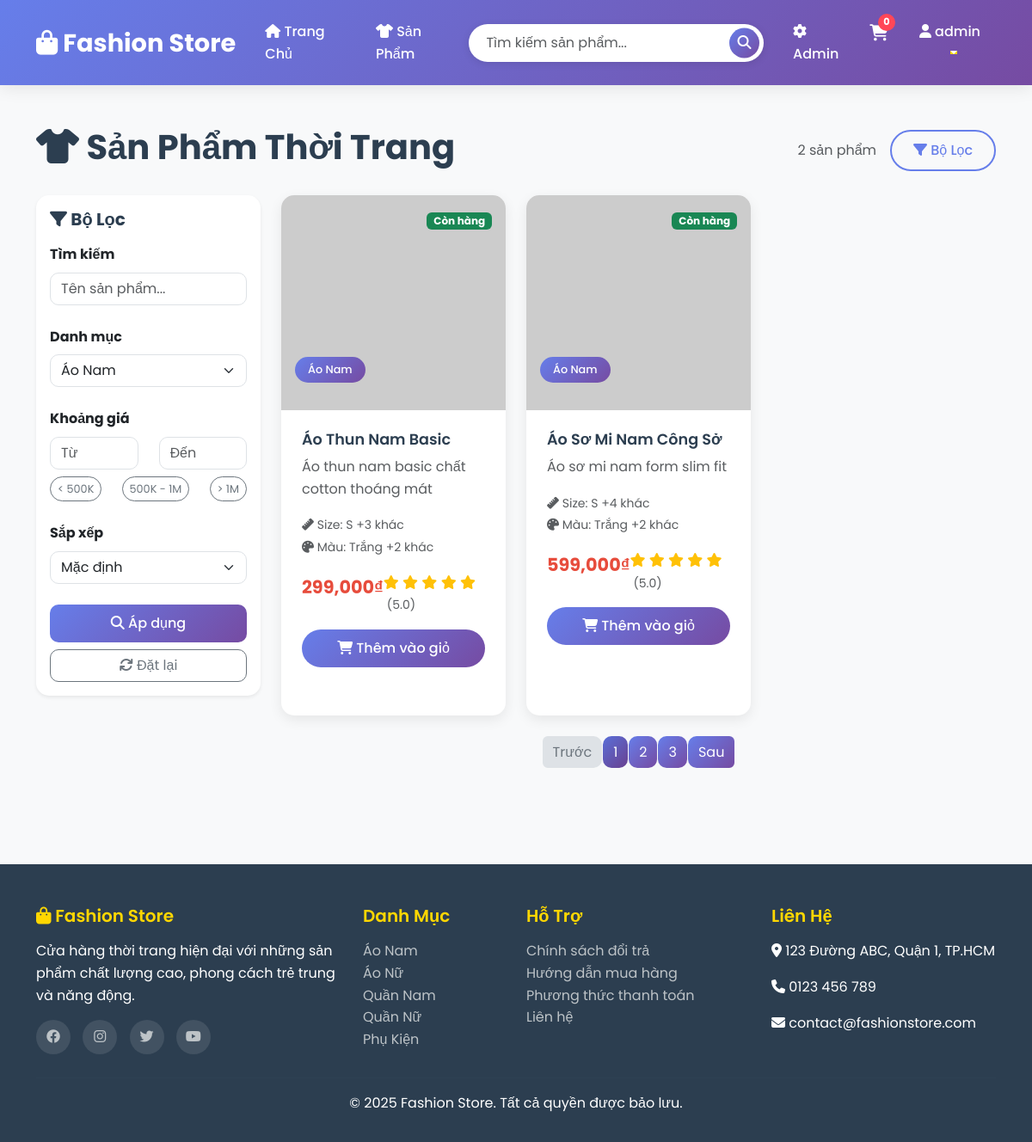
Page /products?category=1 (signed in) on the committed database.
### tables this page shows
CREATE TABLE products (
            id INTEGER PRIMARY KEY AUTOINCREMENT,
            name TEXT NOT NULL,
            description TEXT,
            price REAL NOT NULL,
            category_id INTEGER,
            image_url TEXT,
            stock INTEGER DEFAULT 0,
            size TEXT,
            color TEXT,
            created_at TIMESTAMP DEFAULT CURRENT_TIMESTAMP,
            FOREIGN KEY (category_id) REFERENCES categories (id)
        );

CREATE TABLE categories (
            id INTEGER PRIMARY KEY AUTOINCREMENT,
            name TEXT UNIQUE NOT NULL,
            description TEXT,
            created_at TIMESTAMP DEFAULT CURRENT_TIMESTAMP
        );

### app.py (the view)
    def products(self):
        conn = self.get_db_connection()
        category_id = request.args.get('category', type=int)
        search = request.args.get('search', '')
        min_price = request.args.get('min_price', type=float)
        max_price = request.args.get('max_price', type=float)
        query = '''
            SELECT p.*, c.name as category_name
            FROM products p
            LEFT JOIN categories c ON p.category_id = c.id
            WHERE 1=1
        '''
        params = []
        if category_id:
            query += ' AND p.category_id=?'
            params.append(category_id)
        if search:
            query += ' AND (p.name LIKE ? OR p.description LIKE ?)'
            params.extend([f'%{search}%', f'%{search}%'])
        if min_price:
            query += ' AND p.price>=?'
            params.append(min_price)
        if max_price:
            query += ' AND p.price<=?'
            params.append(max_price)
        products = conn.execute(query, params).fetchall()
        categories = conn.execute('SELECT * FROM categories').fetchall()
        conn.close()
        return render_template('products.html', products=products, categories=categories)

### app.py (called while the page is built)
    def get_db_connection(self):
        conn = sqlite3.connect(self.db_path)
        conn.row_factory = sqlite3.Row  # cho phép truy xuất theo tên cột
        return conn

### templates/products.html (shortened to what this page needs)
{% extends "base.html" %}
{% block content %}
<div class="container">
    <div class="row">
        <div class="col-12">
            <div class="d-flex justify-content-between align-items-center mb-4">
                <h1 class="fw-bold" style="color: #2c3e50;">
                    <i class="fas fa-tshirt"></i> Sản Phẩm Thời Trang
                </h1>
                <div class="d-flex align-items-center">
                    <span class="text-muted me-3">{{ products|length }} sản phẩm</span>
                    <button class="btn btn-outline-primary" type="button" data-bs-toggle="offcanvas" data-bs-target="#filterOffcanvas">
                        <i class="fas fa-filter"></i> Bộ Lọc
                    </button>
                </div>
            </div>
        </div>
    </div>
    <div class="row">
        <div class="col-lg-3 mb-4">
            <div class="card border-0 shadow-sm" style="border-radius: 15px;">
                <div class="card-body">
                    <h5 class="fw-bold mb-3" style="color: #2c3e50;">
                        <i class="fas fa-filter"></i> Bộ Lọc
                    </h5>
                    <form method="GET" id="filterForm">
                        <div class="mb-4">
                            <label class="form-label fw-bold">Tìm kiếm</label>
                            <input type="text" name="search" class="form-control" placeholder="Tên sản phẩm..."
                                   value="{{ request.args.get('search', '') }}" style="border-radius: 10px;">
                        </div>
                        <div class="mb-4">
                            <label class="form-label fw-bold">Danh mục</label>
                            <select name="category" class="form-select" style="border-radius: 10px;">
                                {% for category in categories %}
                                <option value="{{ category.id }}"
                                        {% if request.args.get('category')|int == category.id %}selected{% endif %}>
                                    {{ category.name }}
                                </option>
                                {% endfor %}
                            </select>
                        </div>
                        <div class="mb-4">
                            <label class="form-label fw-bold">Khoảng giá</label>
                            <div class="row">
                                <div class="col-6">
                                    <input type="number" name="min_price" class="form-control" placeholder="Từ"
                                           value="{{ request.args.get('min_price', '') }}" style="border-radius: 10px;">
                                </div>
                                <div class="col-6">
                                    <input type="number" name="max_price" class="form-control" placeholder="Đến"
                                           value="{{ request.args.get('max_price', '') }}" style="border-radius: 10px;">
                                </div>
                            </div>
                            <div class="mt-2">
                                <div class="d-flex justify-content-between">
                                    <button type="button" class="btn btn-sm btn-outline-secondary price-preset" data-min="0" data-max="500000">
                                        < 500K
                                    </button>
                                    <button type="button" class="btn btn-sm btn-outline-secondary price-preset" data-min="500000" data-max="1000000">
                                        500K - 1M
                                    </button>
                                    <button type="button" class="btn btn-sm btn-outline-secondary price-preset" data-min="1000000" data-max="">
                                        > 1M
                                    </button>
                                </div>
                            </div>
                        </div>
                        <div class="mb-4">
                            <label class="form-label fw-bold">Sắp xếp</label>
                            <select name="sort" class="form-select" style="border-radius: 10px;">
                                <option value="">Mặc định</option>
                            </select>
                        </div>
                        <div class="d-grid gap-2">
                            <button type="submit" class="btn btn-primary" style="border-radius: 10px;">
                                <i class="fas fa-search"></i> Áp dụng
                            </button>
                            <a href="{{ url_for('products') }}" class="btn btn-outline-secondary" style="border-radius: 10px;">
                                <i class="fas fa-refresh"></i> Đặt lại
                            </a>
                        </div>
                    </form>
                </div>
            </div>
        </div>
        <div class="col-lg-9">
            {% if products %}
            <div class="row">
                {% for product in products %}
                <div class="col-md-6 col-lg-4 mb-4">
                    <div class="product-card h-100">
                        <div class="position-relative overflow-hidden">
                            <img src="{{ product.image_url }}" class="card-img-top" alt="{{ product.name }}"
                                 onerror="this.src='https://via.placeholder.com/300x250/667eea/ffffff?text=Fashion+Item'">
                            <div class="position-absolute top-0 end-0 m-3">
                                {% if product.stock <= 5 and product.stock > 0 %}
                                <span class="badge bg-warning text-dark">Sắp hết</span>
                                {% elif product.stock == 0 %}
                                <span class="badge bg-danger">Hết hàng</span>
                                {% else %}
                                <span class="badge bg-success">Còn hàng</span>
                                {% endif %}
                            </div>
                            {% if product.category_name %}
                            <div class="position-absolute bottom-0 start-0 m-3">
                                <span class="category-tag">{{ product.category_name }}</span>
                            </div>
                            {% endif %}
                        </div>
                        <div class="card-body d-flex flex-column">
                            <h5 class="product-title">{{ product.name }}</h5>
                            <p class="card-text text-muted flex-grow-1">
                                {{ product.description[:80] }}{% if product.description|length > 80 %}...{% endif %}
                            </p>
                            <div class="mb-3">
                                {% if product.size %}
                                <small class="text-muted">
                                    <i class="fas fa-ruler"></i> Size: {{ product.size.split(',')[0] }}{% if ',' in product.size %} +{{ product.size.split(',')|length - 1 }} khác{% endif %}
                                </small><br>
                                {% endif %}
                                {% if product.color %}
                                <small class="text-muted">
                                    <i class="fas fa-palette"></i> Màu: {{ product.color.split(',')[0] }}{% if ',' in product.color %} +{{ product.color.split(',')|length - 1 }} khác{% endif %}
                                </small>
                                {% endif %}
                            </div>
                            <div class="d-flex justify-content-between align-items-center mb-3">
                                <span class="product-price">{{ "{:,.0f}".format(product.price) }}₫</span>
                                <div class="text-warning">
                                    <i class="fas fa-star"></i>
                                    <i class="fas fa-star"></i>
                                    <i class="fas fa-star"></i>
                                    <i class="fas fa-star"></i>
                                    <i class="fas fa-star"></i>
                                    <small class="text-muted ms-1">(5.0)</small>
                                </div>
                            </div>
                            <div class="d-grid gap-2">
                                {% if product.stock > 0 %}
                                <a href="{{ url_for('product_detail', product_id=product.id) }}" class="btn btn-primary">
                                    <i class="fas fa-shopping-cart"></i> Thêm vào giỏ
                                </a>
                                {% else %}
                                <button class="btn btn-secondary" disabled>
                                    <i class="fas fa-times"></i> Hết hàng
                                </button>
                                {% endif %}
                            </div>
                        </div>
                    </div>
                </div>
                {% endfor %}
            </div>
            <div class="row">
                <div class="col-12">
                    <nav aria-label="Product pagination">
                        <ul class="pagination justify-content-center">
                            <li class="page-item disabled">
                                <a class="page-link" href="#" tabindex="-1">Trước</a>
                            </li>
                            <li class="page-item active"><a class="page-link" href="#">1</a></li>
                            <li class="page-item"><a class="page-link" href="#">2</a></li>
                            <li class="page-item"><a class="page-link" href="#">3</a></li>
                            <li class="page-item">
                                <a class="page-link" href="#">Sau</a>
                            </li>
                        </ul>
                    </nav>
                </div>
            </div>
            {% endif %}
        </div>
    </div>
</div>
{% endblock %}

### templates/base.html (style rules this page uses)
* { margin: 0; padding: 0; box-sizing: border-box; }
body { font-family: 'Poppins', sans-serif; line-height: 1.6; color: #333; background-color: #f8f9fa; }
.product-card { border: none; border-radius: 15px; overflow: hidden; transition: all 0.3s ease; box-shadow: 0 5px 15px rgba(0,0,0,0.08); margin-bottom: 2rem; background: white; }
.product-card img { width: 100%; height: 250px; object-fit: cover; transition: all 0.3s ease; }
.product-card .card-body { padding: 1.5rem; }
.product-title { font-weight: 600; color: #2c3e50; margin-bottom: 0.5rem; font-size: 1.1rem; }
.product-price { font-size: 1.3rem; font-weight: 700; color: #e74c3c; margin-bottom: 1rem; }
.btn-primary { background: linear-gradient(135deg, #667eea 0%, #764ba2 100%); border: none; border-radius: 25px; padding: 10px 25px; font-weight: 500; transition: all 0.3s ease; }
.btn-outline-primary { border: 2px solid #667eea; color: #667eea; border-radius: 25px; padding: 10px 25px; font-weight: 500; transition: all 0.3s ease; }
.category-tag { display: inline-block; background: linear-gradient(135deg, #667eea 0%, #764ba2 100%); color: white; padding: 5px 15px; border-radius: 20px; font-size: 0.8rem; font-weight: 500; margin-bottom: 1rem; }

### templates/products.html (style rules this page uses)
.price-preset { border-radius: 15px !important; font-size: 0.8rem; }
.pagination .page-link { border-radius: 10px; margin: 0 2px; border: none; background: linear-gradient(135deg, #667eea 0%, #764ba2 100%); color: white; }
.pagination .page-item.active .page-link { background: linear-gradient(135deg, #5a6fd8 0%, #6a4190 100%); }
.pagination .page-item.disabled .page-link { background: #dee2e6; color: #6c757d; }

### rows in the picture
products: stock "Còn hàng", category_name "Áo Nam", name "Áo Thun Nam Basic", description "Áo thun nam basic chất cotton thoáng mát", size "S", size.split|length "3", color "Trắng", color.split|length "2", price "299,000"
products: stock "Còn hàng", category_name "Áo Nam", name "Áo Sơ Mi Nam Công Sở", description "Áo sơ mi nam form slim fit", size "S", size.split|length "4", color "Trắng", color.split|length "2", price "599,000"

### other values in the picture
{{ session.username }} "admin"
{{ products|length }} "2"
form field category "Áo Nam"
